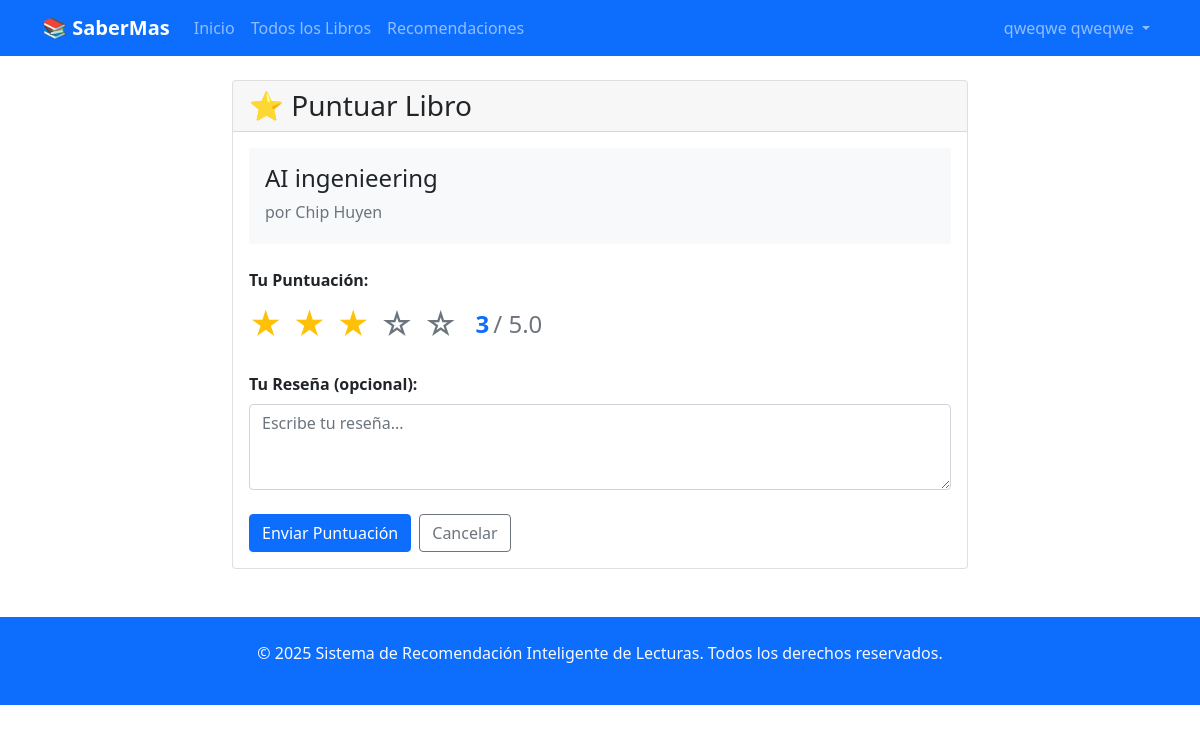
Page /libros/52/puntuar/ (signed in) on the earlier database version.
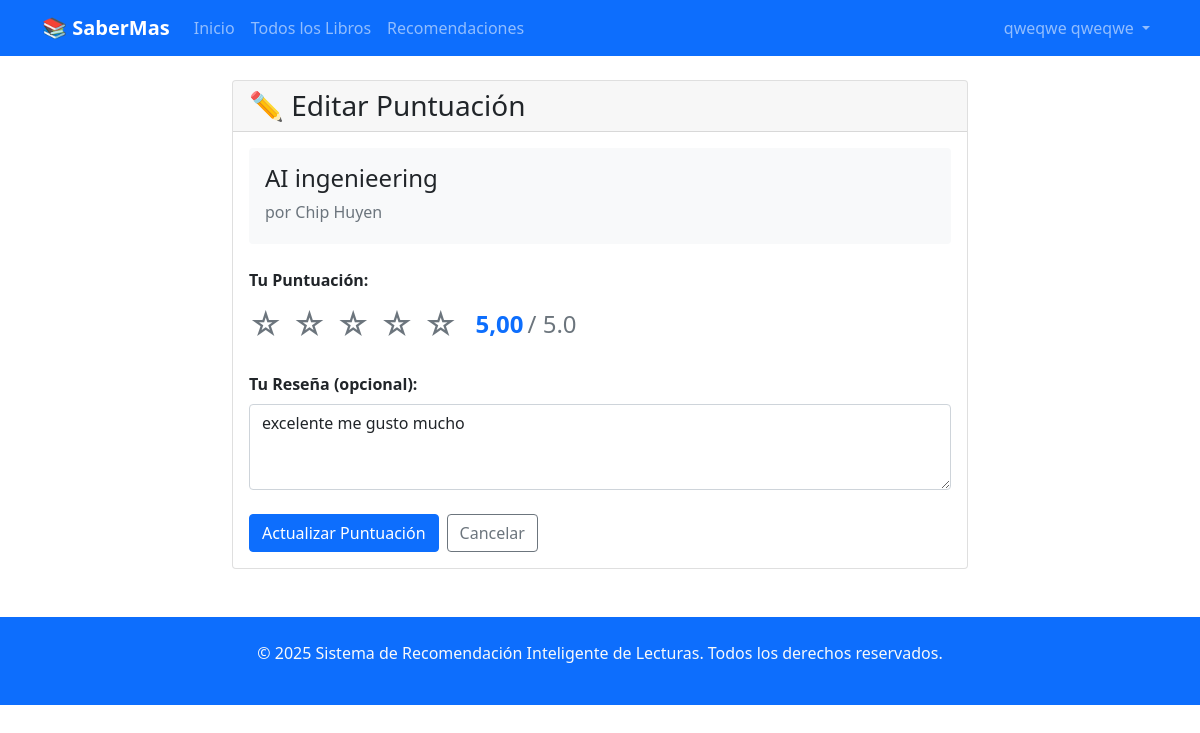
Same page on the later database version.
### sril/models.py (models this page shows, shortened)
class Puntuacion(models.Model):
    usuario = models.ForeignKey(Usuario, on_delete=models.CASCADE, related_name='puntuaciones')
    libro = models.ForeignKey(Libro, on_delete=models.CASCADE, related_name='puntuaciones')
    puntuacion = models.DecimalField(
        max_digits=3,
        decimal_places=2,
        validators=[MinValueValidator(1.0), MaxValueValidator(5.0)],
        help_text="Puntuación de 1.0 a 5.0"
    )
    comentario = models.TextField(blank=True, null=True)
    fecha_puntuacion = models.DateTimeField(auto_now_add=True)
    class Meta:
        unique_together = ['usuario', 'libro']
        verbose_name = 'Puntuación'
        verbose_name_plural = 'Puntuaciones'

### sril/views.py (the view)
# urls.py: path('libros/<int:libro_id>/puntuar/', views.puntuar_libro, name='puntuar_libro'),
@login_required
def puntuar_libro(request, libro_id):
    libro = get_object_or_404(Libro, id=libro_id, activo=True)
    usuario_actual = get_usuario_actual(request)
    if not usuario_actual:
        messages.error(request, 'Error de autenticación')
        return redirect('sril:login')
    puntuacion_existente = Puntuacion.objects.filter(usuario=usuario_actual, libro=libro).first()
    if request.method == 'POST':
        form = PuntuacionForm(request.POST, instance=puntuacion_existente)
        if form.is_valid():
            puntuacion = form.save(commit=False)
            puntuacion.usuario = usuario_actual
            puntuacion.libro = libro
            puntuacion.save()
            messages.success(request, '¡Gracias por tu puntuación!')
            return redirect('sril:detalle_libro', libro_id=libro.id)
    else:
        form = PuntuacionForm(instance=puntuacion_existente)
    context = {
        'form': form,
        'libro': libro,
        'puntuacion_existente': puntuacion_existente,
    }
    return render(request, 'sril/libros/puntuar_libro.html', context)

### sril/forms.py
class PuntuacionForm(forms.ModelForm):
    class Meta:
        model = Puntuacion
        fields = ['puntuacion', 'comentario']
        widgets = {
            'puntuacion': forms.NumberInput(attrs={
                'min': '1',
                'max': '5',
                'step': '0.5',
                'class': 'form-control'
            }),
            'comentario': forms.Textarea(attrs={
                'rows': 3,
                'class': 'form-control',
                'placeholder': 'Escribe tu reseña...'
            })
        }

### sril/views.py (called while the page is built)
def get_usuario_actual(request):
    if request.user.is_authenticated:
        try:
            return Usuario.objects.get(id=request.user.id)
        except Usuario.DoesNotExist:
            return None
    return None

### sril/templates/sril/libros/puntuar_libro.html (shortened to what this page needs)
{% extends 'sril/base.html' %}
{% block content %}
<div class="row justify-content-center">
    <div class="col-md-8">
        <div class="card">
            <div class="card-header">
                <h3 class="mb-0">
                    {% if puntuacion_existente %}
                    ✏️ Editar Puntuación
                    {% else %}
                    ⭐ Puntuar Libro
                    {% endif %}
                </h3>
            </div>
            <div class="card-body">
                <div class="mb-4 p-3 bg-light rounded">
                    <h4>{{ libro.titulo }}</h4>
                    <p class="mb-1 text-muted">por {{ libro.autor }}</p>
                </div>
                <form method="post">
                    <div class="mb-4">
                        <label class="form-label"><strong>Tu Puntuación:</strong></label>
                        <div class="d-flex align-items-center">
                            <div class="me-3">
                                <div class="star-rating fs-2">
                                    {% for i in "12345" %}
                                    <span class="star" data-value="{{ forloop.counter }}">☆</span>
                                    {% endfor %}
                                </div>
                            </div>
                            <span id="rating-value" class="fs-4 fw-bold text-primary">
                                {{ form.puntuacion.value|default:'3' }}
                            </span>
                            <span class="fs-4 text-muted ms-1">/ 5.0</span>
                        </div>
                    </div>
                    <div class="mb-4">
                        <label for="{{ form.comentario.id_for_label }}" class="form-label">
                            <strong>Tu Reseña (opcional):</strong>
                        </label>
                        {{ form.comentario }}
                    </div>
                    <div class="d-flex gap-2">
                        <button type="submit" class="btn btn-primary">
                            {% if puntuacion_existente %}
                            Actualizar Puntuación
                            {% else %}
                            Enviar Puntuación
                            {% endif %}
                        </button>
                        <a href="{% url 'sril:detalle_libro' libro.id %}" class="btn btn-outline-secondary">
                            Cancelar
                        </a>
                    </div>
                </form>
            </div>
        </div>
    </div>
</div>
{% endblock %}

Differences in the rows shown:
added Puntuacion: puntuacion.value "5,00", comentario "excelente me gusto mucho"
Other differences:
text no longer shown: "⭐ Puntuar Libro 3 Enviar Puntuación"
text now shown: "✏️ Editar Puntuación Actualizar Puntuación"
